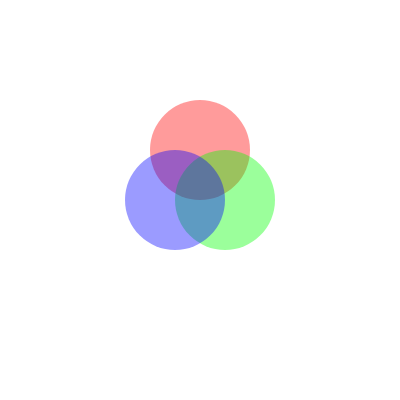
Frame 1 (no input)
Frame 60 (no input): identical to frame 1, image omitted
Frame 120 (the mouse pressed at the canvas centre since frame 60): identical to frame 1, image omitted

The p5.js sketch that drew this single still picture (run headless with seeded random() and noise() and a simulated clock; from frame 60 on, the mouse is pressed at the canvas centre):

// p5.js sketch
// ── sketch.js
function setup() {
  createCanvas(400, 400);
}

function draw() {
  background(360);
  strokeWeight(0);

  //red circle
  fill(255, 0, 0, 100);
  circle(200, 150, 100);

  //green circle
  fill(0, 255, 0, 100);
  circle(225, 200, 100);

  //blue circle
  fill(0, 0, 255, 100);
  circle(175, 200, 100);

}
